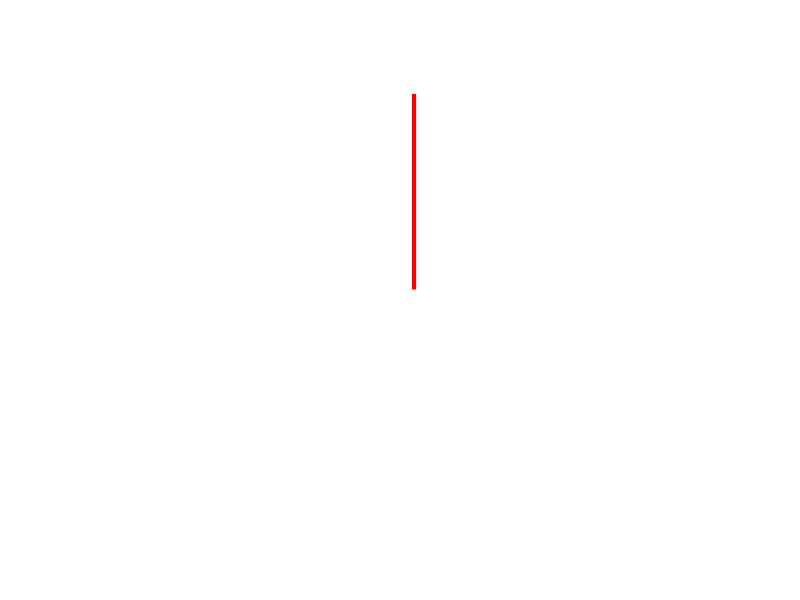

Reproduce this figure in MATLAB. (Note: this script raises an error after producing the figure.)
function SSVEP_Display()

    % ---------------- STATE ----------------
    knobIndex = 1;
    nTicks = 8;
    instruments = {'Beat 1','Beat 2','Beat 3','Beat 4','Beat 5','Beat 6','Beat 7','Beat 8'};

    % ---------------- FIGURE ----------------
    fig = figure('Color','k','Name','SSVEP Music BCI');
    axis equal off;
    hold on;

    % ---------------- KNOB ----------------
    theta = linspace(0,2*pi,200);
    plot(cos(theta), sin(theta), 'w','LineWidth',2);

    tickAngles = linspace(0,2*pi,nTicks+1);
    tickAngles(end) = [];

    for i = 1:nTicks
        plot([0.9*cos(tickAngles(i)) cos(tickAngles(i))], ...
             [0.9*sin(tickAngles(i)) sin(tickAngles(i))],'w');
    end

    pointer = plot([0 0],[0 0.8],'r','LineWidth',3);

    % ---------------- TEXT ----------------
    textHandles = gobjects(nTicks,1);
    for i = 1:nTicks
        textHandles(i) = text(1.4*cos(tickAngles(i)), ...
                              1.4*sin(tickAngles(i)), ...
                              instruments{i}, ...
                              'Color','w', ...
                              'FontSize',10, ...
                              'FontWeight','normal', ...
                              'HorizontalAlignment','center');
    end

    % ---------------- CALLBACK ----------------
    function decisionHandler(decision)

        if decision == 1
            % %%% ROTATE KNOB
            knobIndex = mod(knobIndex, nTicks) + 1;

            set(pointer,'XData',[0 0.8*cos(tickAngles(knobIndex))], ...
                        'YData',[0 0.8*sin(tickAngles(knobIndex))]);

        elseif decision == 2
            % %%% CONFIRM SELECTION
            for i = 1:nTicks
                set(textHandles(i),'FontSize',10,'FontWeight','normal');
            end
            set(textHandles(knobIndex),'FontSize',16,'FontWeight','bold');
        end

        drawnow limitrate;  % %%% CHANGED: non-blocking redraw
    end

    % ---------------- LOAD CLASSIFIER ----------------
    load('SSVEP_SVM_Model.mat');

    % ---------------- START REALTIME ----------------
    realtimeDecisionDemo( ...
        'C:\Users\maxpo\OneDrive\Documents\gtec\Unicorn Suite\Hybrid Black\Unicorn Recorder\Sample data\15 Hz\UnicornRecorder_16_01_2026_16_24_340.csv', ...
        SVMModel, 250, [6 7 8], [15 20], [], ...
        round(250*2), round(250*0.25), hann(round(250*2))', ...
        @decisionHandler );   % %%% CHANGED
end
